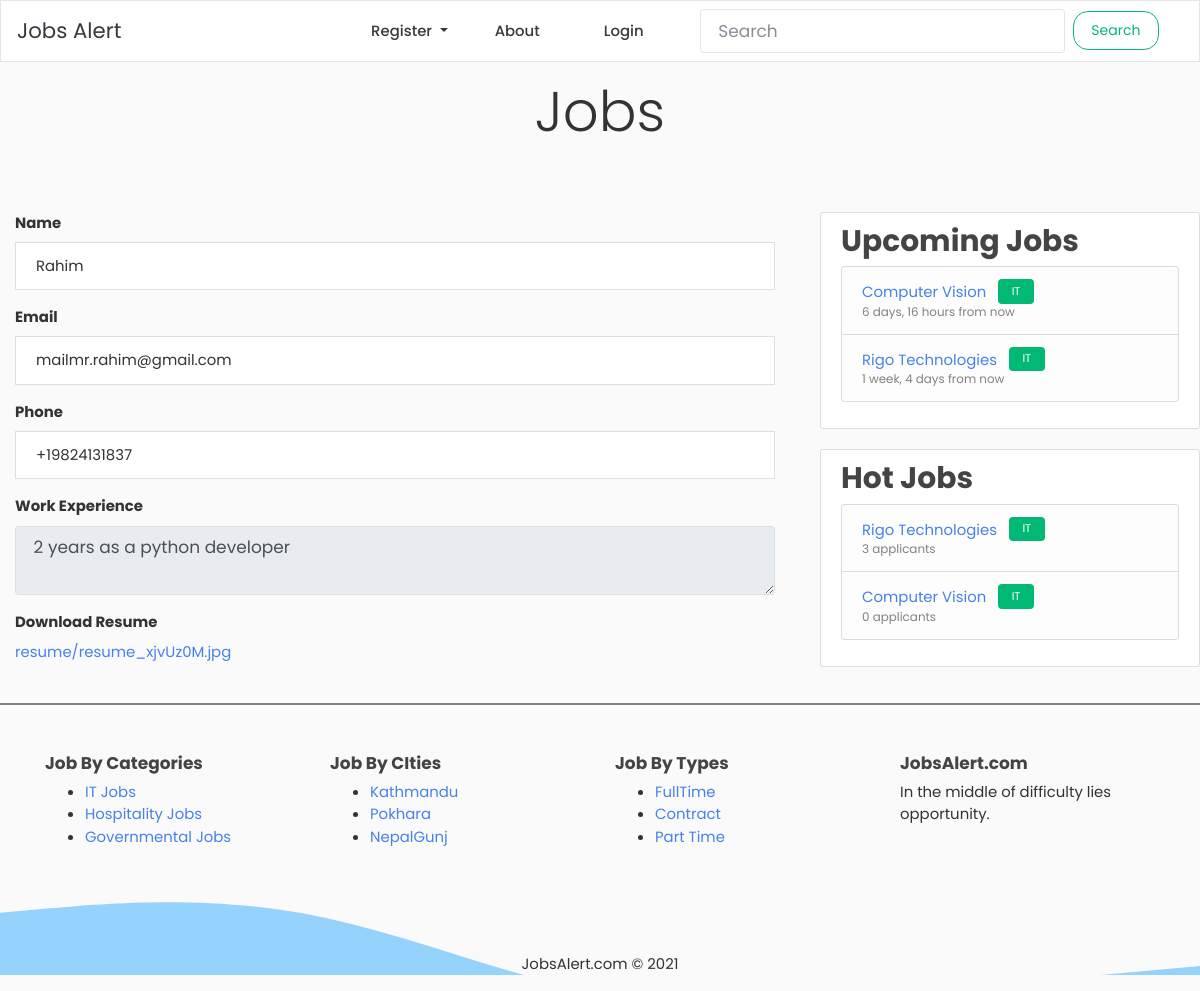
Before: /post/30/job_dashboard/applicant_detail/62/ with the older database file.
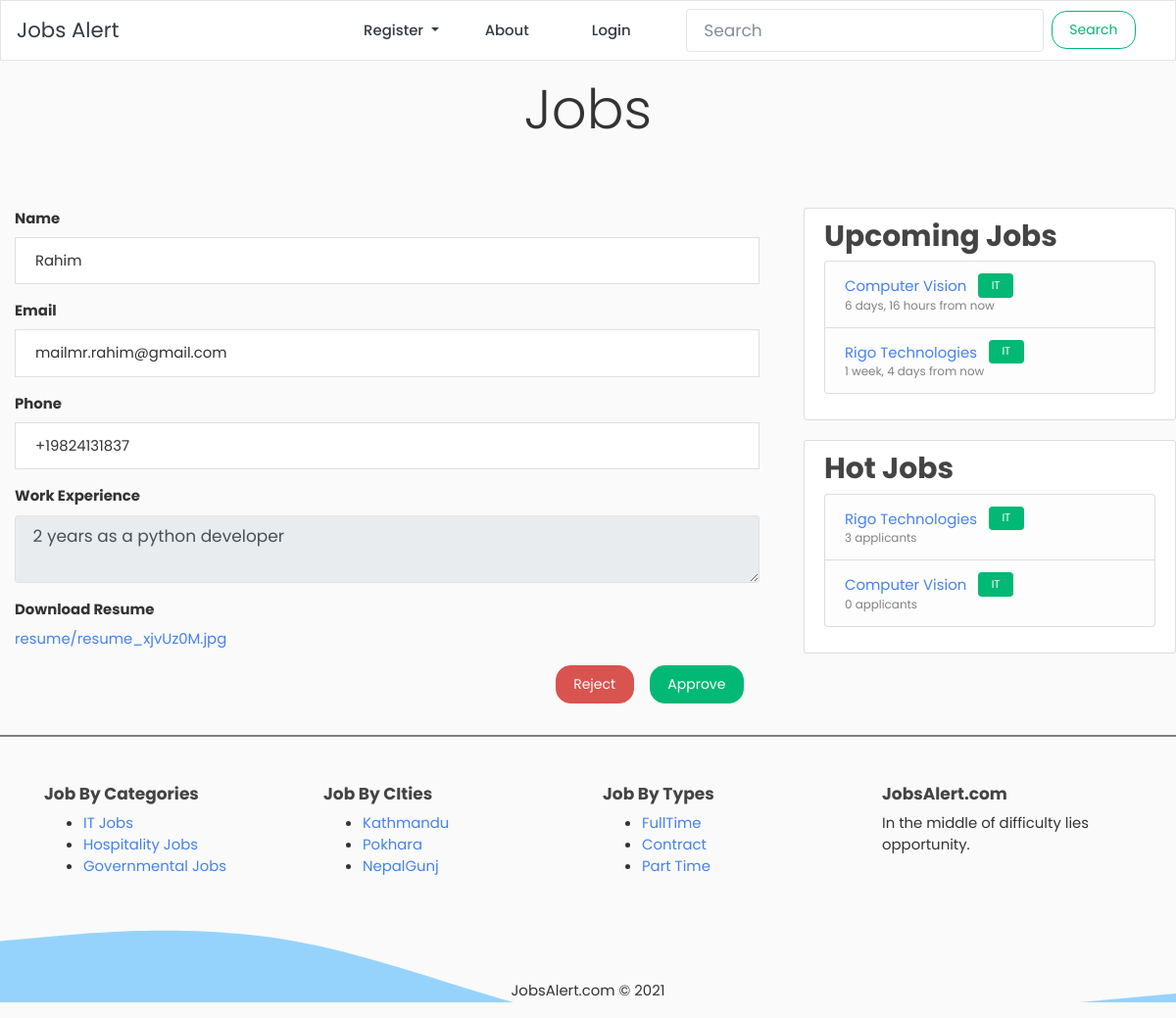
After: the same page with the newer database file.
### blog/views.py (the view)
# urls.py: path('post/<int:pk>/job_dashboard/applicant_detail/<int:sno>/', views.applicant_detail, name='applicant-detail'),
def applicant_detail(request, pk, sno):
    post = Post.objects.filter(pk=pk).first()
    job_applicant = JobApplication.objects.filter(post=post)
    applicant_detail = JobApplication.objects.filter(sno=sno).first()
    context = {
        'applicant_detail': applicant_detail
    }
    return render(request, 'blog/applicant_detail.html', context)

### blog/context_processors.py (called while the page is built)
def get_latest_jobs(request):
    posts = Post.objects.filter(due_date__gte=timezone.now()).order_by('due_date')[:4]
    return {
        'hot_box_posts': posts
    }

def get_hot_jobs(request):
    posts = Post.objects.annotate(
                num_applicants=Count('job_applications')
            ).order_by('-num_applicants')[:4]
    return {
        'hot_box_posts_second': posts
    }

### blog/models.py (called while the page is built)
    def __str__(self):
        return self.category_name

### blog/templates/blog/applicant_detail.html
{% extends "blog/base.html" %}
{% block content %}
<ul class="list-group">
    <label class="font-weight-bold" for="fullName">Name</label>
    <li class="list-group-item mb-3">{{applicant_detail.name}}</li>
    <label class="font-weight-bold" for="fullName">Email</label>
    <li class="list-group-item mb-3">{{applicant_detail.email}}</li>
    <label class="font-weight-bold" for="fullName">Phone</label>
    <li class="list-group-item mb-3">{{applicant_detail.phone}}</li>
    <label class="font-weight-bold" for="fullName">Work Experience</label>
    <textarea disabled class="form-control mb-3" aria-label="With textarea">{{applicant_detail.work_experience}}</textarea>
    <label class="font-weight-bold" for="fullName">Download Resume</label>
    <a href="{{applicant_detail.resume.url}}" download>{{applicant_detail.resume}}</a>
  </ul>
  <div >
    {% if applicant_detail.status == 'pending' %}
    <a class="btn btn btn-success float-right my-3 mx-3" href="{% url 'applicant-approve' applicant_detail.post.id applicant_detail.sno %}">Approve</a>
    <a class="btn btn btn-danger float-right my-3" href="{% url 'applicant-delete2' applicant_detail.post.id applicant_detail.sno %}">Reject</a>
    {% endif %}
  </div>
{% endblock content %}

Changed rows visible on the page:
changed JobApplication "Rahim": status "approved" → "pending" (drawn)
Other visible differences:
text now shown: "Approve Reject"
